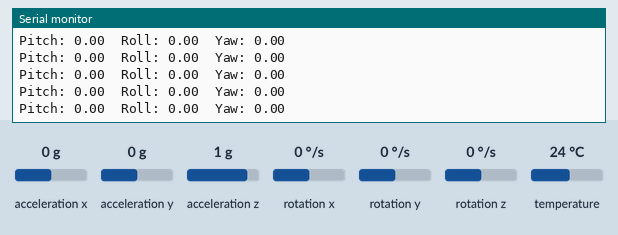
The sketch below on a simulated ESP32. Parts: the last lines printed to the serial monitor. The test bench sets the inputs (shaded band); at power-on: acceleration x 0 g, acceleration y 0 g, acceleration z 1 g, rotation x 0 °/s, rotation y 0 °/s, rotation z 0 °/s, temperature 24 °C. WiFi joins after 1.5 s; servers stay silent unless stated; random numbers use the default seed unless the sketch sets one; no MQTT or app messages arrive unless stated.

Above: at 3.9 s.
4.0 s: acceleration x set to -1.4 g
At 4.08 s:
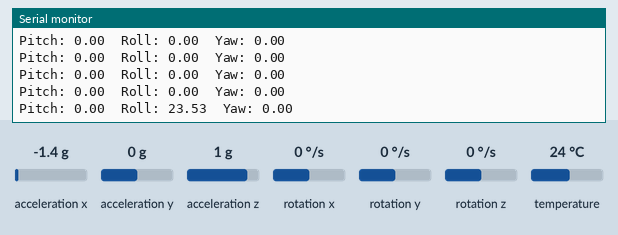
5.5 s: acceleration y set to -1.4 g
At 5.58 s:
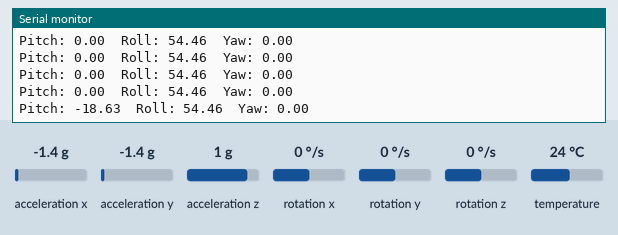
7.0 s: acceleration z set to -1.4 g
At 7.09 s:
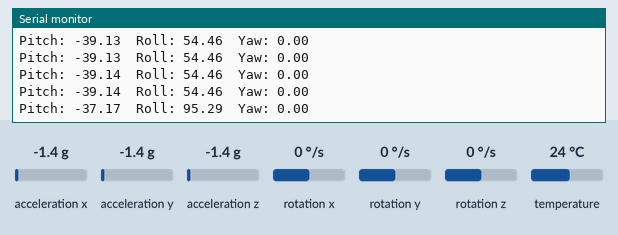
8.5 s: rotation x set to -192 °/s
At 8.5 s:
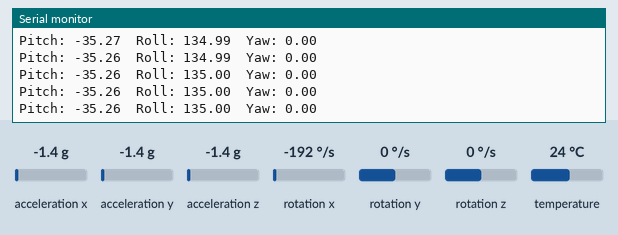
10.0 s: rotation y set to -192 °/s
At 10.01 s:
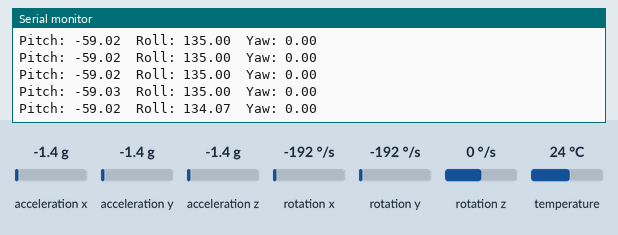
Timing chart, 0 to 12.5 s (numbered marks = the images above; inputs shaded):
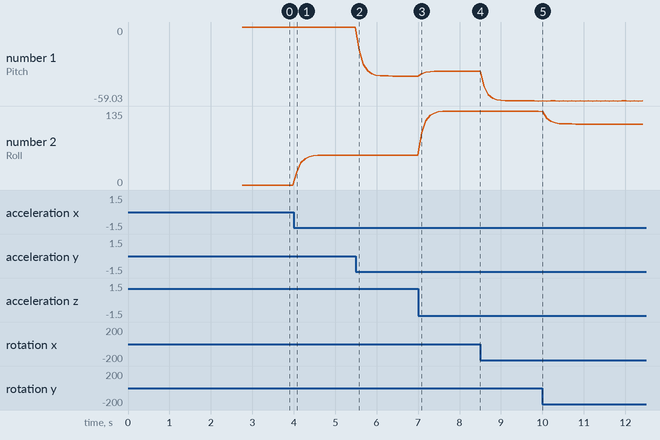

Measured:
- after the input at 4.0 s, the serial monitor: prints a new line after 0.07 s (image 1)
- after the input at 5.5 s, the serial monitor: prints a new line after 0.08 s (image 2)
- after the input at 7.0 s, the serial monitor: prints a new line after 0.09 s (image 3)
- after the input at 10.0 s, the serial monitor: prints a new line at once (image 5)
- plotted number 1: 0 → -39.14 after the input at 5.5 s, -39.14 → -35.26 after the input at 7.0 s, -35.26 → -59.03 after the input at 8.5 s
- plotted number 2: 0 → 54.46 after the input at 4.0 s, 54.46 → 135 after the input at 7.0 s, 135 → 111.24 after the input at 10.0 s

The sketch:

esp32-motion-mqtt.ino
```cpp
/*
  ESP32 + MPU6050 + MQTT Publisher
  --------------------------------
  Publishes:
    esp32/mpu6050/pitch
    esp32/mpu6050/roll
    esp32/mpu6050/yaw
    esp32/mpu6050/json

  Libraries:
    - WiFi.h
    - PubSubClient by Nick O'Leary
    - Wire.h
    - Adafruit_MPU6050
    - Adafruit_Sensor
*/

#include <WiFi.h>
#include <PubSubClient.h>
#include <Wire.h>
#include <Adafruit_MPU6050.h>
#include <Adafruit_Sensor.h>
#include <math.h>

// ---------------- Wi-Fi ----------------
const char* ssid = "YOUR_WIFI_NAME";
const char* password = "YOUR_WIFI_PASSWORD";

// ---------------- MQTT ----------------
const char* mqtt_server = "broker.hivemq.com";
const int mqtt_port = 1883;

const char* topic_pitch = "esp32/mpu6050/pitch";
const char* topic_roll  = "esp32/mpu6050/roll";
const char* topic_yaw   = "esp32/mpu6050/yaw";
const char* topic_json  = "esp32/mpu6050/json";

// ---------------- Objects ----------------
WiFiClient espClient;
PubSubClient client(espClient);
Adafruit_MPU6050 mpu;

// ---------------- Orientation ----------------
float pitch = 0.0f;   // degrees
float roll  = 0.0f;   // degrees
float yaw   = 0.0f;   // degrees

unsigned long lastMicros = 0;
unsigned long lastPublish = 0;
const unsigned long publishInterval = 100; // ms

const float alpha = 0.98f; // complementary filter

// ---------------- Wi-Fi ----------------
void connectWiFi() {
  WiFi.mode(WIFI_STA);
  WiFi.begin(ssid, password);

  Serial.print("Connecting to Wi-Fi");
  while (WiFi.status() != WL_CONNECTED) {
    delay(500);
    Serial.print(".");
  }

  Serial.println();
  Serial.println("Wi-Fi connected");
  Serial.print("ESP32 IP: ");
  Serial.println(WiFi.localIP());
}

// ---------------- MQTT ----------------
void reconnectMQTT() {
  while (!client.connected()) {
    Serial.print("Connecting to MQTT... ");

    String clientId = "ESP32-MPU6050-";
    clientId += String(random(0xffff), HEX);

    if (client.connect(clientId.c_str())) {
      Serial.println("connected");
    } else {
      Serial.print("failed, rc=");
      Serial.print(client.state());
      Serial.println(" retrying in 2 seconds");
      delay(2000);
    }
  }
}

// ---------------- MPU6050 ----------------
void initMPU() {
  if (!mpu.begin()) {
    Serial.println("MPU6050 not found. Check wiring.");
    while (true) {
      delay(1000);
    }
  }

  mpu.setAccelerometerRange(MPU6050_RANGE_8_G);
  mpu.setGyroRange(MPU6050_RANGE_500_DEG);
  mpu.setFilterBandwidth(MPU6050_BAND_21_HZ);

  delay(200);
  lastMicros = micros();

  Serial.println("MPU6050 initialized");
}

// ---------------- Orientation update ----------------
void updateOrientation() {
  sensors_event_t a, g, temp;
  mpu.getEvent(&a, &g, &temp);

  unsigned long now = micros();
  float dt = (now - lastMicros) / 1000000.0f;
  lastMicros = now;

  if (dt <= 0.0f || dt > 0.1f) {
    dt = 0.01f;
  }

  // Accelerometer-based pitch and roll
  float accPitch = atan2(a.acceleration.y,
                         sqrt(a.acceleration.x * a.acceleration.x +
                              a.acceleration.z * a.acceleration.z)) * 180.0f / PI;

  float accRoll = atan2(-a.acceleration.x, a.acceleration.z) * 180.0f / PI;

  // Gyro in deg/s
  float gyroX = g.gyro.x * 180.0f / PI;
  float gyroY = g.gyro.y * 180.0f / PI;
  float gyroZ = g.gyro.z * 180.0f / PI;

  // Complementary filter
  pitch = alpha * (pitch + gyroX * dt) + (1.0f - alpha) * accPitch;
  roll  = alpha * (roll  + gyroY * dt) + (1.0f - alpha) * accRoll;

  // Gyro-only yaw (drifts over time)
  yaw += gyroZ * dt;

  if (yaw > 180.0f) yaw -= 360.0f;
  if (yaw < -180.0f) yaw += 360.0f;
}

// ---------------- Publish MQTT ----------------
void publishMotion() {
  char bufPitch[16];
  char bufRoll[16];
  char bufYaw[16];
  char jsonPayload[128];

  dtostrf(pitch, 0, 3, bufPitch);
  dtostrf(roll,  0, 3, bufRoll);
  dtostrf(yaw,   0, 3, bufYaw);

  client.publish(topic_pitch, bufPitch);
  client.publish(topic_roll,  bufRoll);
  client.publish(topic_yaw,   bufYaw);

  snprintf(jsonPayload, sizeof(jsonPayload),
           "{\"pitch\":%.3f,\"roll\":%.3f,\"yaw\":%.3f}",
           pitch, roll, yaw);

  client.publish(topic_json, jsonPayload);

  Serial.print("Pitch: ");
  Serial.print(pitch, 2);
  Serial.print("  Roll: ");
  Serial.print(roll, 2);
  Serial.print("  Yaw: ");
  Serial.println(yaw, 2);
}

void setup() {
  Serial.begin(115200);
  delay(1000);

  Wire.begin(21, 22); // SDA, SCL for ESP32
  initMPU();

  connectWiFi();

  client.setServer(mqtt_server, mqtt_port);

  Serial.println("System ready");
}

void loop() {
  if (WiFi.status() != WL_CONNECTED) {
    connectWiFi();
  }

  if (!client.connected()) {
    reconnectMQTT();
  }

  client.loop();

  updateOrientation();

  unsigned long now = millis();
  if (now - lastPublish >= publishInterval) {
    lastPublish = now;
    publishMotion();
  }
}
```
